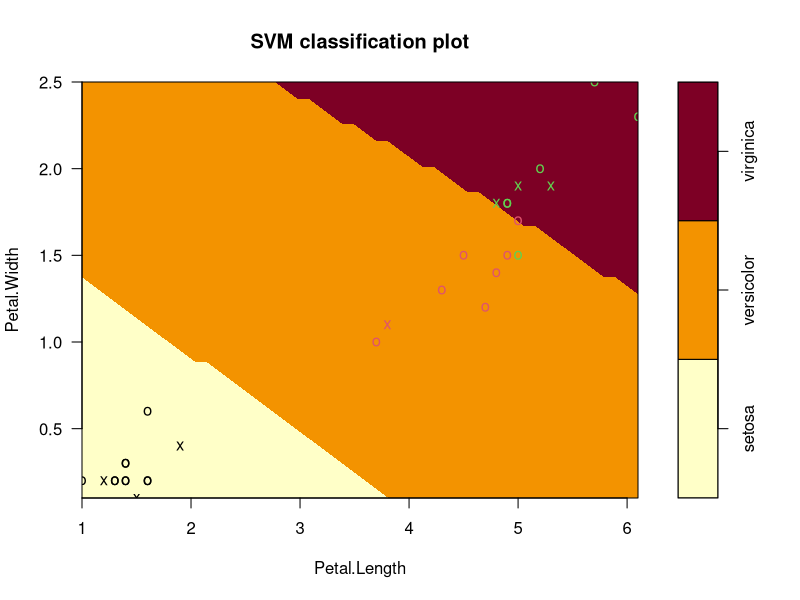
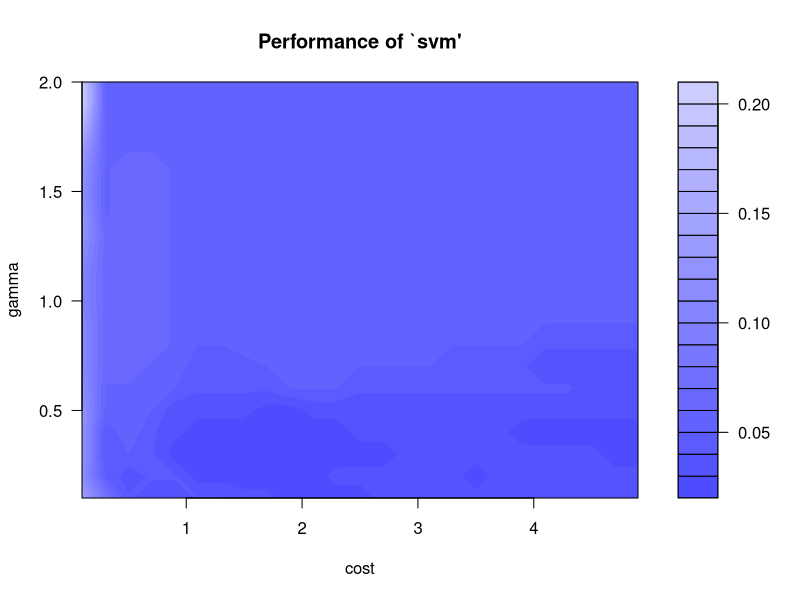

Here is the R script that generated these plots, in order:
setwd("~/Workspace/Study/Fundamentos Analitica/clase_11")
getwd()

# SVM

#### Load libraries  ####
library(e1071)

####   Load data     ####
attach(iris)

# Common Functions
normalize <- function(x) {
  return ((x - min(x)) / (max(x) - min(x)))
}

#### Data analitics  ####

# Entrenamiento y testeo
set.seed(1234)

index.train <- sample(1:nrow(iris), 
                      floor(0.8 * nrow(iris)))
iris.train <- iris[ index.train, ] 
iris.test  <- iris[-index.train, ]

# Implementar algoritmo
mod.svm <- svm(Species ~ . , data = iris.train)
mod.svm

pred.svm = predict(mod.svm, iris.test)
table(pred.svm, iris.test$Species)
mean(pred.svm == iris.test$Species)

plot(mod.svm, 
     iris.test,
     Petal.Width ~ Petal.Length,
     slice = list(Sepal.Width  = mean(iris$Sepal.Width),
                  Sepal.Length = mean(iris$Sepal.Length)))

# Tuning kernel y parametro
set.seed(1234)
mod.svm.tune = tune(svm, 
                    train.x = iris.train[, -5], 
                    train.y = iris.train[,  5],
                    kernel  = "radial",
                    ranges  = list(cost=c(1, 2), gamma   = c(.5, 1)))

set.seed(1234)
mod.svm.tune2 = tune(svm, 
                     train.x = iris.train[, -5], 
                     train.y = iris.train[,  5],
                     kernel  = "radial",
                     ranges  = list(cost  = seq(.1, 5, 0.2), 
                                    gamma = seq(.1, 2, 0.1)))
plot(mod.svm.tune2)

mod.svm.tune2$best.model
pred.svm.best <- predict(mod.svm.tune2$best.model, iris.test[, -5])
table(pred.svm.best, iris.test$Species)
mean(pred.svm.best == iris.test$Species)

####     Results     ####

